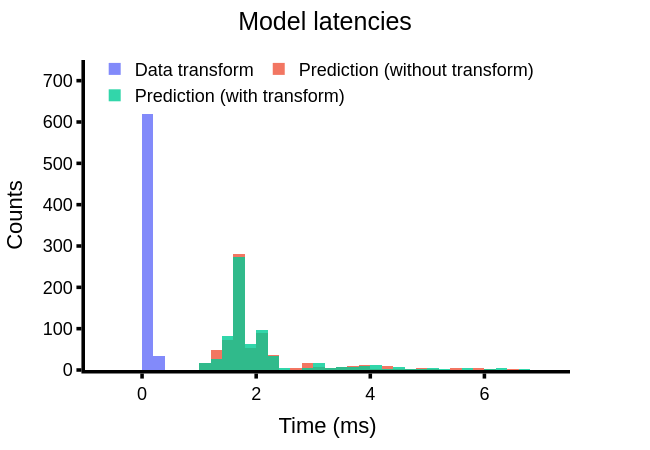

Notebook source saved alongside this figure:
### Code cell
fig = px.histogram(ctc_timing_df[ctc_timing_df['Segment'] != 'CCA fit'], x='Time (ms)', color='Segment', width=650, height=450)
# fig = px.box(fig_df, y='Score', x='Data', points='all', width=700, height=500, color_discrete_sequence=[px_colors[0], '#7F7F7F'])
# fig.add_hline(y=1/(n_classes), line_dash='dash', line_color='gray')
fig.update_traces(opacity=0.8)
fig.update_layout(
    plot_bgcolor='white',
    legend=dict(
        orientation='h',
        yanchor='top',
        y=1.03,
        xanchor='left',
        x=0.02,
        title_text=''
    ),
    barmode='overlay',
    title_text=f'Model latencies',
    title_x=0.5,
    font=dict(size=18, family='Arial', color='black')
)
fig.update_xaxes(
    title='Time (ms)',
    mirror=False,
    ticks='outside',
    showline=True,
    linecolor='black',
    tickcolor='black',
    linewidth=1/SCALE_FACTOR,
    tickwidth=1/SCALE_FACTOR,
    showgrid=False,
    range=[-1,7.5]
)
fig.update_yaxes(
    title='Counts',
    mirror=False,
    ticks='outside',
    showline=True,
    linecolor='black',
    tickcolor='black',
    linewidth=1/SCALE_FACTOR,
    tickwidth=1/SCALE_FACTOR,
    showgrid=False,
    matches=None,
    range=[0, 750]
)

fig.write_image(FIG_DIR / 'model_latency_hist.svg', scale=SCALE_FACTOR)
fig.show()

### Figure 1 — Plotly figure (JSON) as saved in the notebook; plotly's stock layout.template omitted (floating-point values rounded to 4 significant figures; data arrays with more than 128 entries replaced by an {"elided": "..."} marker saying what was removed)
{"data": [{"bingroup": "x", "hovertemplate": "Segment=Data transform<br>Time (ms)=%{x}<br>count=%{y}<extra></extra>", "legendgroup": "Data transform", "marker": {"color": "#636efa", "pattern": {"shape": ""}}, "name": "Data transform", "opacity": 0.8, "orientation": "v", "showlegend": true, "type": "histogram", "x": {"elided": "700 float values"}, "xaxis": "x", "yaxis": "y"}, {"bingroup": "x", "hovertemplate": "Segment=Prediction (without transform)<br>Time (ms)=%{x}<br>count=%{y}<extra></extra>", "legendgroup": "Prediction (without transform)", "marker": {"color": "#EF553B", "pattern": {"shape": ""}}, "name": "Prediction (without transform)", "opacity": 0.8, "orientation": "v", "showlegend": true, "type": "histogram", "x": {"elided": "700 float values"}, "xaxis": "x", "yaxis": "y"}, {"bingroup": "x", "hovertemplate": "Segment=Prediction (with transform)<br>Time (ms)=%{x}<br>count=%{y}<extra></extra>", "legendgroup": "Prediction (with transform)", "marker": {"color": "#00cc96", "pattern": {"shape": ""}}, "name": "Prediction (with transform)", "opacity": 0.8, "orientation": "v", "showlegend": true, "type": "histogram", "x": {"elided": "700 float values"}, "xaxis": "x", "yaxis": "y"}], "layout": {"barmode": "overlay", "font": {"color": "black", "family": "Arial", "size": 18}, "height": 450, "legend": {"orientation": "h", "title": {"text": ""}, "tracegroupgap": 0, "x": 0.02, "xanchor": "left", "y": 1.03, "yanchor": "top"}, "margin": {"t": 60}, "plot_bgcolor": "white", "title": {"text": "Model latencies", "x": 0.5}, "width": 650, "xaxis": {"anchor": "y", "domain": [0, 1], "linecolor": "black", "linewidth": 3.571, "mirror": false, "range": [-1, 7.5], "showgrid": false, "showline": true, "tickcolor": "black", "ticks": "outside", "tickwidth": 3.571, "title": {"text": "Time (ms)"}}, "yaxis": {"anchor": "x", "domain": [0, 1], "linecolor": "black", "linewidth": 3.571, "mirror": false, "range": [0, 750], "showgrid": false, "showline": true, "tickcolor": "black", "ticks": "outside", "tickwidth": 3.571, "title": {"text": "Counts"}}}}
